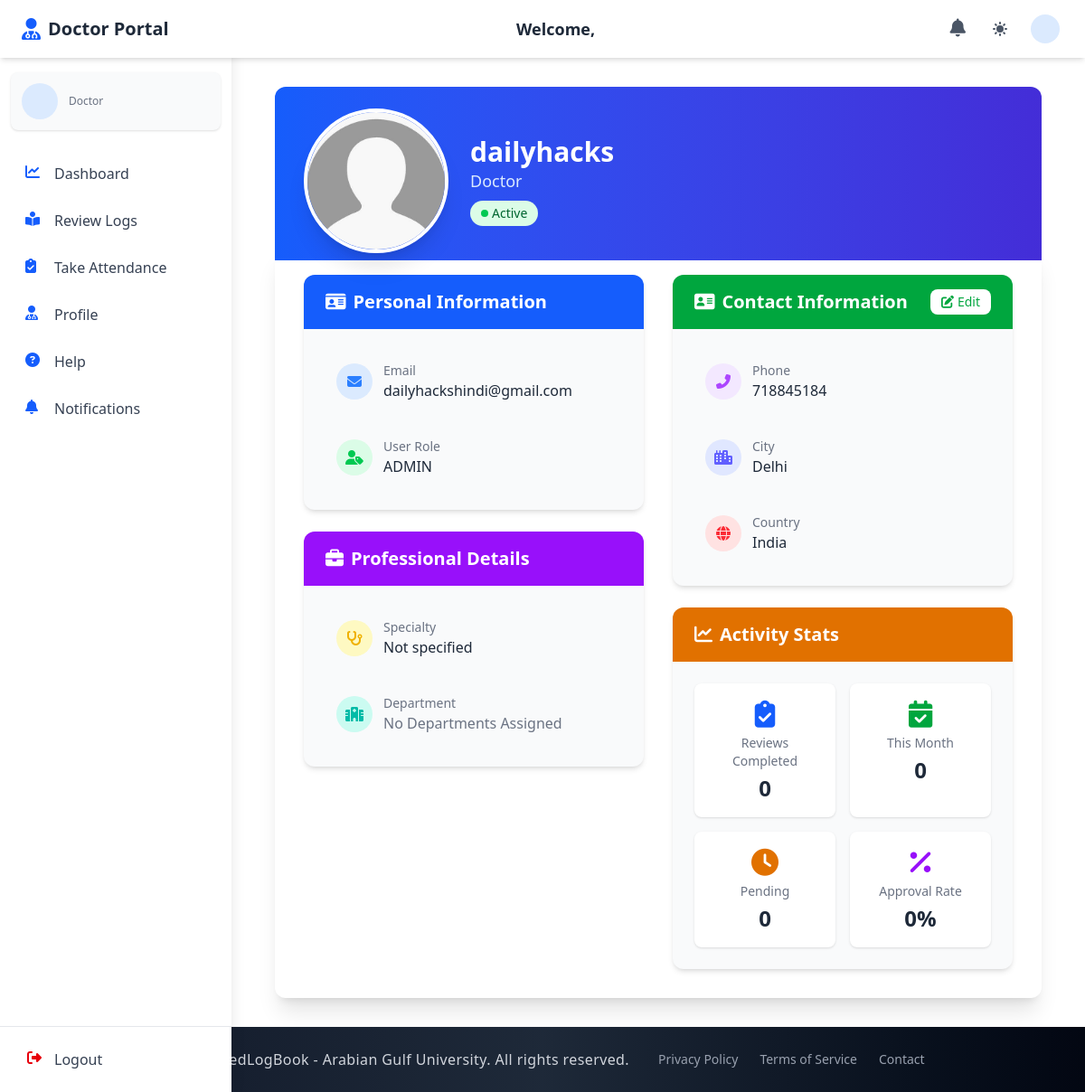
Screenshot of /doctors/doctor_profile/ (signed in) with the database file from the repository.
### accounts/models.py (models this page shows, shortened)
class CustomUser(AbstractUser):
    email = models.EmailField(unique=True)
    first_name = models.CharField(max_length=150, blank=True)
    last_name = models.CharField(max_length=150, blank=True)
    profile_photo = models.ImageField(
        upload_to="profiles/", blank=True, null=True, default="profiles/default.jpg"
    )
    city = models.CharField(max_length=100, blank=True)
    country = models.CharField(max_length=100, blank=True)
    phone_no = models.CharField(max_length=20, blank=True)
    bio = models.TextField(blank=True)
    speciality = models.CharField(max_length=100, blank=True)
    ROLE_CHOICES = (
        ("student", "Student"),
        ("doctor", "Doctor"),
        ("staff", "Staff"),
        ("admin", "Admin"),
    )
    role = models.CharField(max_length=10, choices=ROLE_CHOICES, default="student")
    groups = models.ManyToManyField(
        "auth.Group", related_name="customuser_groups", blank=True
    )
    user_permissions = models.ManyToManyField(
        "auth.Permission", related_name="customuser_permissions", blank=True
    )
    USERNAME_FIELD = "email"
    REQUIRED_FIELDS = ["username"]

### doctor_section/views.py (the view)
# urls.py: path("doctor_profile/", views.doctor_profile, name="doctor_profile"),
@login_required
def doctor_profile(request):
    user = request.user
    if user.profile_photo:
        profile_photo = user.profile_photo.url
    else:
        profile_photo = "/media/profiles/default.jpg"  # Default image if no profile photo
    doctor = getattr(user, "doctor_profile", None)
    if doctor:
        doctor_departments = ", ".join(dept.name for dept in doctor.departments.all())
        department_list = [dept.name for dept in doctor.departments.all()]
        today = timezone.now()
        start_of_month = today.replace(day=1, hour=0, minute=0, second=0, microsecond=0)
        logs = StudentLogFormModel.objects.filter(department__in=doctor.departments.all())
        reviews_count = logs.filter(is_reviewed=True).count()
        monthly_reviews = logs.filter(is_reviewed=True, review_date__gte=start_of_month).count()
        pending_reviews = logs.filter(is_reviewed=False, department__in=doctor.departments.all()).count()
        reviewed_logs = logs.filter(is_reviewed=True)
        total_reviewed = reviewed_logs.count()
        if total_reviewed > 0:
            rejected = reviewed_logs.filter(reviewer_comments__startswith='REJECTED').count()
            approval_rate = round(((total_reviewed - rejected) / total_reviewed) * 100)
        else:
            approval_rate = 0
    else:
        doctor_departments = None
        department_list = []
        reviews_count = 0
        monthly_reviews = 0
        pending_reviews = 0
        approval_rate = 0
    full_name = user.get_full_name() or user.username
    user_role = user.role.upper() if hasattr(user, 'role') else "DOCTOR"
    user_city = user.city or ""
    user_country = user.country or ""
    user_phone = user.phone_no or ""
    user_speciality = user.speciality or ""
    user_email = user.email
    data = {
        "full_name": full_name,
        "profile_photo": profile_photo,
        "user_role": user_role,
        "user_city": user_city,
        "user_country": user_country,
        "user_phone": user_phone,
        "user_speciality": user_speciality,
        "user_email": user_email,
        "doctor_departments": doctor_departments,
        "department_list": department_list,
        "reviews_count": reviews_count,
        "monthly_reviews": monthly_reviews,
        "pending_reviews": pending_reviews,
        "approval_rate": approval_rate,
    }
    return render(request, "doctor_profile.html", data)

### admin_section/context_processors.py (called while the page is built)
def admin_notification_count(request):
    if request.user.is_authenticated and request.user.role == 'admin':
        try:
            admin_unread_notifications_count = AdminNotification.objects.filter(recipient=request.user, is_read=False).count()
            return {'admin_unread_notifications_count': admin_unread_notifications_count}
        except:
            pass
    return {'admin_unread_notifications_count': 0}

### doctor_section/context_processors.py (called while the page is built, shortened)
def notification_count(request):
    return {'unread_notifications_count': 0}

### staff_section/context_processors.py (called while the page is built, shortened)
def staff_notification_count(request):
    return {'staff_unread_notifications_count': 0}

### student_section/context_processors.py (called while the page is built, shortened)
def student_notification_count(request):
    return {'student_unread_notifications_count': 0}

### doctor_section/templates/doctor_profile.html (shortened to what this page needs)
{% extends 'base.html' %}
{% block navbar %}
  {% include './components/doc_auth_navbar.html' %}
{% endblock %}
{% block content %}
  <div class="container mx-auto px-4 py-8">
    <div class="relative mb-8">
      <div class="absolute inset-0 bg-gradient-to-r from-blue-600 to-indigo-700 h-48 rounded-t-xl"></div>
      <div class="relative pt-6 px-8">
        <div class="flex flex-col md:flex-row items-center">
          <div class="relative z-10 mb-4 md:mb-0">
            <div class="relative group">
              <div class="w-32 h-32 md:w-40 md:h-40 rounded-full border-4 border-white dark:border-gray-800 overflow-hidden shadow-xl">
              </div>
            </div>
          </div>
          <div class="md:ml-6 text-center md:text-left">
            <h1 class="text-3xl font-bold text-white">{{ full_name }}</h1>
            <p class="text-blue-100 text-lg">{{ user_speciality|default:"Doctor" }}</p>
            <div class="mt-2">
              <span class="inline-flex items-center px-3 py-1 rounded-full text-sm font-medium bg-green-100 text-green-800">
                <span class="w-2 h-2 bg-green-500 rounded-full mr-1"></span> Active
              </span>
            </div>
          </div>
        </div>
      </div>
    </div>
    <div class="bg-white dark:bg-gray-800 rounded-xl shadow-xl p-6 md:p-8 transition-all duration-300 hover:shadow-2xl -mt-10">
      <div class="grid md:grid-cols-2 gap-8">
        <div class="space-y-6">
          <div class="bg-gray-50 dark:bg-gray-700 rounded-xl shadow-md overflow-hidden transition-all duration-300 hover:shadow-lg">
            <div class="bg-blue-600 dark:bg-blue-800 px-6 py-4">
              <h2 class="text-xl font-semibold text-white flex items-center">
                <i class="fas fa-id-card mr-2"></i> Personal Information
              </h2>
            </div>
            <div class="p-6">
              <div class="space-y-4">
                <div class="flex items-center p-3 rounded-lg hover:bg-gray-100 dark:hover:bg-gray-600 transition-colors duration-200">
                  <div class="flex-shrink-0 w-10 h-10 rounded-full bg-blue-100 dark:bg-blue-900 flex items-center justify-center mr-3">
                    <i class="fas fa-envelope text-blue-500 dark:text-blue-300"></i>
                  </div>
                  <div class="flex-grow">
                    <p class="text-sm font-medium text-gray-500 dark:text-gray-400">Email</p>
                    <p class="font-medium text-gray-800 dark:text-white break-all">{{ user_email }}</p>
                  </div>
                </div>
                <div class="flex items-center p-3 rounded-lg hover:bg-gray-100 dark:hover:bg-gray-600 transition-colors duration-200">
                  <div class="flex-shrink-0 w-10 h-10 rounded-full bg-green-100 dark:bg-green-900 flex items-center justify-center mr-3">
                    <i class="fas fa-user-tag text-green-500 dark:text-green-300"></i>
                  </div>
                  <div class="flex-grow">
                    <p class="text-sm font-medium text-gray-500 dark:text-gray-400">User Role</p>
                    <p class="font-medium text-gray-800 dark:text-white">{{ user_role }}</p>
                  </div>
                </div>
              </div>
            </div>
          </div>
          <div class="bg-gray-50 dark:bg-gray-700 rounded-xl shadow-md overflow-hidden transition-all duration-300 hover:shadow-lg">
            <div class="bg-purple-600 dark:bg-purple-800 px-6 py-4">
              <h2 class="text-xl font-semibold text-white flex items-center">
                <i class="fas fa-briefcase mr-2"></i> Professional Details
              </h2>
            </div>
            <div class="p-6">
              <div class="space-y-4">
                <div class="flex items-center p-3 rounded-lg hover:bg-gray-100 dark:hover:bg-gray-600 transition-colors duration-200">
                  <div class="flex-shrink-0 w-10 h-10 rounded-full bg-yellow-100 dark:bg-yellow-900 flex items-center justify-center mr-3">
                    <i class="fas fa-stethoscope text-yellow-500 dark:text-yellow-300"></i>
                  </div>
                  <div class="flex-grow">
                    <p class="text-sm font-medium text-gray-500 dark:text-gray-400">Specialty</p>
                    <p class="font-medium text-gray-800 dark:text-white">{{ user_speciality|default:"Not specified" }}</p>
                  </div>
                </div>
                <div class="flex items-center p-3 rounded-lg hover:bg-gray-100 dark:hover:bg-gray-600 transition-colors duration-200">
                  <div class="flex-shrink-0 w-10 h-10 rounded-full bg-teal-100 dark:bg-teal-900 flex items-center justify-center mr-3">
                    <i class="fas fa-hospital text-teal-500 dark:text-teal-300"></i>
                  </div>
                  <div class="flex-grow">
                    <p class="text-sm font-medium text-gray-500 dark:text-gray-400">Department</p>
                    {% if department_list %}
                      <div class="font-medium text-gray-800 dark:text-white">
                        {% for dept in department_list %}
                          <span class="inline-block bg-blue-100 text-blue-800 dark:bg-blue-900 dark:text-blue-200 px-2 py-1 rounded-full text-xs mr-2 mb-2">{{ dept }}</span>
                        {% endfor %}
                      </div>
                    {% else %}
                      <p class="text-gray-500 dark:text-gray-400">No Departments Assigned</p>
                    {% endif %}
                  </div>
                </div>
              </div>
            </div>
          </div>
        </div>
        <div class="space-y-6">
          <div class="bg-gray-50 dark:bg-gray-700 rounded-xl shadow-md overflow-hidden transition-all duration-300 hover:shadow-lg">
            <div class="bg-green-600 dark:bg-green-800 px-6 py-4 flex justify-between items-center">
              <h2 class="text-xl font-semibold text-white flex items-center">
                <i class="fas fa-address-card mr-2"></i> Contact Information
              </h2>
              <button id="openModal" class="px-3 py-1 bg-white text-green-600 rounded-lg hover:bg-gray-100 transition-colors duration-200 flex items-center text-sm font-medium">
                <i class="fas fa-edit mr-1"></i> Edit
              </button>
            </div>
            <div class="p-6">
              <div class="space-y-4">
                <div class="flex items-center p-3 rounded-lg hover:bg-gray-100 dark:hover:bg-gray-600 transition-colors duration-200">
                  <div class="flex-shrink-0 w-10 h-10 rounded-full bg-purple-100 dark:bg-purple-900 flex items-center justify-center mr-3">
                    <i class="fas fa-phone-alt text-purple-500 dark:text-purple-300"></i>
                  </div>
                  <div class="flex-grow">
                    <p class="text-sm font-medium text-gray-500 dark:text-gray-400">Phone</p>
                    <p id="phone-text" class="font-medium text-gray-800 dark:text-white">{{ user_phone|default:'Not provided' }}</p>
                  </div>
                </div>
                <div class="flex items-center p-3 rounded-lg hover:bg-gray-100 dark:hover:bg-gray-600 transition-colors duration-200">
                  <div class="flex-shrink-0 w-10 h-10 rounded-full bg-indigo-100 dark:bg-indigo-900 flex items-center justify-center mr-3">
                    <i class="fas fa-city text-indigo-500 dark:text-indigo-300"></i>
                  </div>
                  <div class="flex-grow">
                    <p class="text-sm font-medium text-gray-500 dark:text-gray-400">City</p>
                    <p id="city-text" class="font-medium text-gray-800 dark:text-white">{{ user_city|default:'Not provided' }}</p>
                  </div>
                </div>
                <div class="flex items-center p-3 rounded-lg hover:bg-gray-100 dark:hover:bg-gray-600 transition-colors duration-200">
                  <div class="flex-shrink-0 w-10 h-10 rounded-full bg-red-100 dark:bg-red-900 flex items-center justify-center mr-3">
                    <i class="fas fa-globe text-red-500 dark:text-red-300"></i>
                  </div>
                  <div class="flex-grow">
                    <p class="text-sm font-medium text-gray-500 dark:text-gray-400">Country</p>
                    <p id="country-text" class="font-medium text-gray-800 dark:text-white">{{ user_country|default:'Not provided' }}</p>
                  </div>
                </div>
              </div>
            </div>
          </div>
          <div class="bg-gray-50 dark:bg-gray-700 rounded-xl shadow-md overflow-hidden transition-all duration-300 hover:shadow-lg">
            <div class="bg-amber-600 dark:bg-amber-800 px-6 py-4">
              <h2 class="text-xl font-semibold text-white flex items-center">
                <i class="fas fa-chart-line mr-2"></i> Activity Stats
              </h2>
            </div>
            <div class="p-6">
              <div class="grid grid-cols-2 gap-4">
                <div class="bg-white dark:bg-gray-800 rounded-lg p-4 text-center shadow-sm">
                  <div class="text-3xl font-bold text-blue-600 dark:text-blue-400">
                    <i class="fas fa-clipboard-check"></i>
                  </div>
                  <p class="text-gray-500 dark:text-gray-400 text-sm mt-1">Reviews Completed</p>
                  <p class="text-2xl font-bold text-gray-800 dark:text-white mt-1">{{ reviews_count|default:"0" }}</p>
                </div>
                <div class="bg-white dark:bg-gray-800 rounded-lg p-4 text-center shadow-sm">
                  <div class="text-3xl font-bold text-green-600 dark:text-green-400">
                    <i class="fas fa-calendar-check"></i>
                  </div>
                  <p class="text-gray-500 dark:text-gray-400 text-sm mt-1">This Month</p>
                  <p class="text-2xl font-bold text-gray-800 dark:text-white mt-1">{{ monthly_reviews|default:"0" }}</p>
                </div>
                <div class="bg-white dark:bg-gray-800 rounded-lg p-4 text-center shadow-sm">
                  <div class="text-3xl font-bold text-amber-600 dark:text-amber-400">
                    <i class="fas fa-clock"></i>
                  </div>
                  <p class="text-gray-500 dark:text-gray-400 text-sm mt-1">Pending</p>
                  <p class="text-2xl font-bold text-gray-800 dark:text-white mt-1">{{ pending_reviews|default:"0" }}</p>
                </div>
                <div class="bg-white dark:bg-gray-800 rounded-lg p-4 text-center shadow-sm">
                  <div class="text-3xl font-bold text-purple-600 dark:text-purple-400">
                    <i class="fas fa-percentage"></i>
                  </div>
                  <p class="text-gray-500 dark:text-gray-400 text-sm mt-1">Approval Rate</p>
                  <p class="text-2xl font-bold text-gray-800 dark:text-white mt-1">{{ approval_rate|default:"0" }}%</p>
                </div>
              </div>
            </div>
          </div>
        </div>
      </div>
    </div>
  </div>
{% endblock %}

### rows the page displays
CustomUser: username "dailyhacks", email "dailyhackshindi@gmail.com", role "ADMIN", phone_no "718845184", city "Delhi", country "India"

### other values shown
{{ user_speciality|default:"Doctor" }} "Doctor"
{{ user_speciality|default:"Not specified" }} "Not specified"
{{ reviews_count|default:"0" }} "0"
{{ monthly_reviews|default:"0" }} "0"
{{ pending_reviews|default:"0" }} "0"
{{ approval_rate|default:"0" }} "0"
